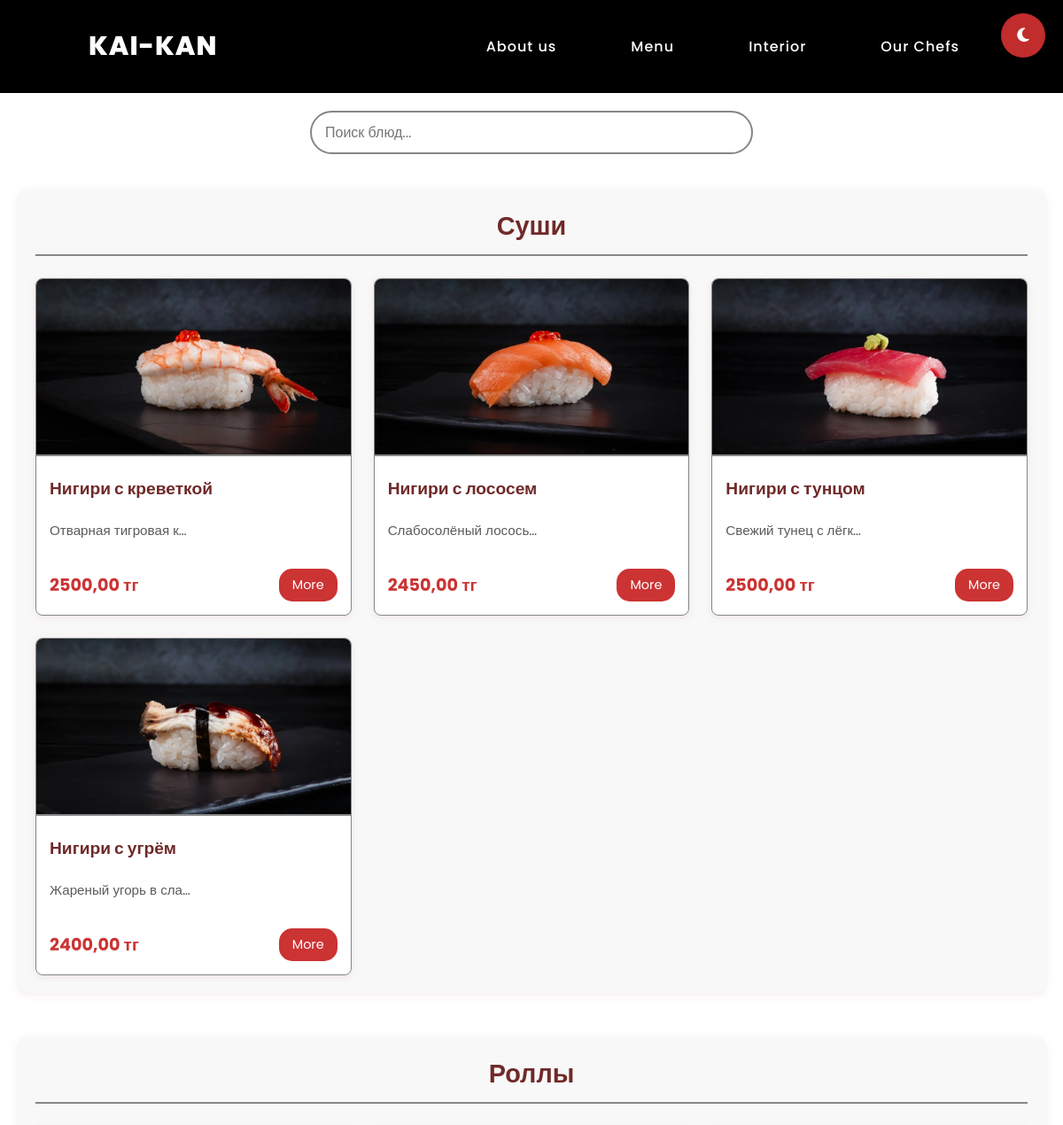
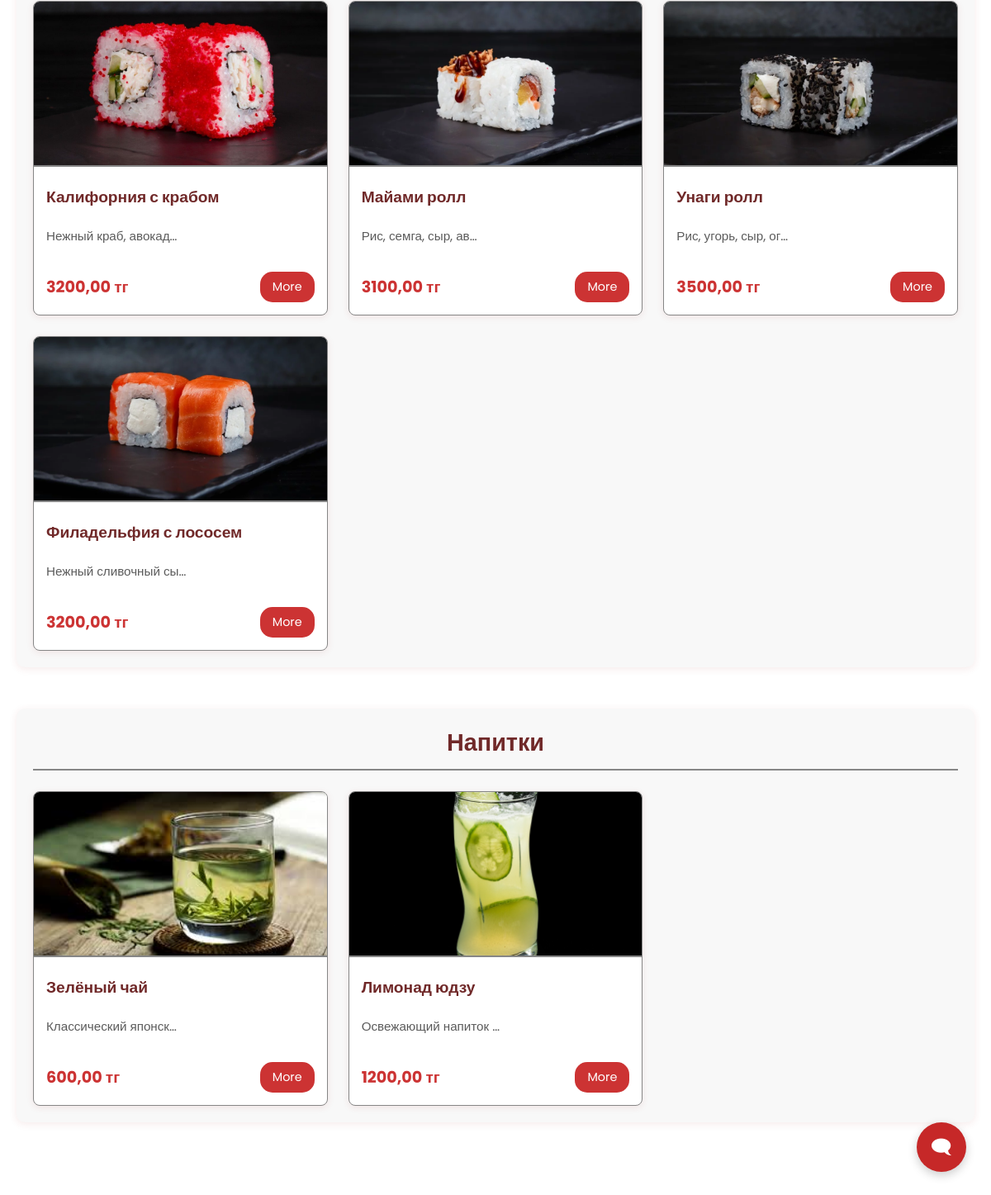
Page /news/ on the committed database (2 pictures, top to bottom).
### news/models.py (models this page shows, shortened)
class MenuItem(models.Model):
    name = models.CharField('Название блюда', max_length=100)
    description = models.TextField('Описание')
    price = models.DecimalField('Цена', max_digits=6, decimal_places=2)
    category = models.CharField('Категория', max_length=50)
    image = models.ImageField('Фото блюда', upload_to='menu_images/', blank=True, null=True)
    class Meta:
        verbose_name = 'Блюдо'
        verbose_name_plural = 'Меню'

### news/views.py (the view)
# urls.py: path('', views.news_home, name='news_home'),
def news_home(request):
    menu_items = MenuItem.objects.all().order_by('category', 'name')  # Правильный запрос
    return render(request, 'news/news.html', {'menu': menu_items})  # Передаем данные в шаблон

### myapp/templatetags/custom_filters.py (called while the page is built)
@register.filter
def filter_category(menu_items, category_name):
    return [item for item in menu_items if item.category == category_name]

@register.filter
def split(value, delimiter):
    return value.split(delimiter)

### news/templates/news/news.html (shortened to what this page needs)
{% extends 'myapp/layout.html' %}
{% load custom_filters %}
{% block content %}
<div class="search-container">
    <input type="text" id="searchInput" placeholder="Поиск блюд..." class="search-input">
</div>
<div class="menu-container">
    {% with categories="Суши,Роллы,Сашими,Супы,Гарниры,Напитки"|split:"," %}
        {% for category_name in categories %}
            {% with category_items=menu|filter_category:category_name %}
                {% if category_items %}
                    <div class="category-section">
                        <h2 class="category-title">{{ category_name }}</h2>
                        <div class="menu-grid">
                            {% for item in category_items %}
                                <div class="dish-card">
                                    {% if item.image %}
                                        <img src="{{ item.image.url }}" alt="{{ item.name }}" class="dish-thumbnail">
                                    {% endif %}
                                    <div class="dish-info">
                                        <h3 class="dish-title">{{ item.name }}</h3>
                                        <div class="ingredients">
                                            {{ item.description|truncatechars:20 }}
                                        </div>
                                        <div class="price-container">
                                            <span class="price">{{ item.price }} тг</span>
                                            <button class="detail-button"
                                                    data-description="{{ item.description }}"
                                                    data-image="{% if item.image %}{{ item.image.url }}{% else %}#{% endif %}">
                                                More
                                            </button>
                                        </div>
                                    </div>
                                </div>
                            {% endfor %}
                        </div>
                    </div>
                {% endif %}
            {% endwith %}
        {% endfor %}
    {% endwith %}
</div>
{% endblock %}

### myapp/templates/myapp/layout.html (shortened to what this page needs)
{% load static %}
<!DOCTYPE html>
<html lang="en">
<head>
    <link rel="stylesheet" href="{% static 'myapp/css/layout.css' %}">
    <link rel="stylesheet" href="{% static 'myapp/css/index.css' %}">
    <link rel="stylesheet" href="https://cdnjs.cloudflare.com/ajax/libs/font-awesome/6.7.2/css/all.min.css">
</head>
<body class="dark-mode-supported">
    <header>
        <h2><a href="{% url 'index' %}" class="logo">kai-kan</a></h2>
        <nav class="navigation">
            <a href="{% url 'about' %}">About us</a>
            <a href="{% url 'news_home' %}">Menu</a>
            <a href="{% url 'contact' %}">Interior</a>
            <a href="{% url 'menu' %}">Our Chefs</a>
        </nav>
    </header>
    {% block content %}{% endblock %}
    <button class="theme-switcher" id="themeToggle">
        <i class="fas fa-moon"></i>
    </button>
    <div class="chat-button" id="open-chat">🗨</div>
</body>
</html>

### myapp/static/myapp/css/layout.css (style rules this page uses)
:root { --primary-color: #c12c2c; --secondary-color: #000000; --accent-color: #f8d347; --text-light: #f5f5f5; --text-dark: #333333; --bg-light: #ffffff; --bg-dark: #121212; --header-light: #000000; --header-dark: #1a1a1a; --card-light: #f9f9f9; --card-dark: #1e1e1e; }
body { background-color: var(--bg-light); color: var(--text-dark); transition: background-color 0.3s, color 0.3s; font-family: Arial, sans-serif; margin: 0; padding: 0; }
header { background-color: var(--header-light); color: white; padding: 15px 20px; display: flex; justify-content: space-between; align-items: center; position: sticky; top: 0; z-index: 1000; }
header a { color: white; text-decoration: none; }
.logo { font-size: 1.5rem; font-weight: bold; }
.theme-switcher { position: fixed; top: 15px; right: 20px; z-index: 9999; background: var(--primary-color, #fff); color: white; border: none; width: 50px; height: 50px; border-radius: 50%; cursor: pointer; display: flex; align-items: center; justify-content: center; box-shadow: 0 4px 8px rgba(0, 0, 0, 0.2); transition: all 0.3s ease; padding: 10px; font-size: 18px; }
.navigation { display: flex; gap: 20px; }
.navigation a { color: white; text-decoration: none; transition: color 0.3s; }
.chat-button { position: fixed; bottom: 20px; right: 20px; background-color: #4CAF50; color: white; border-radius: 50%; width: 60px; height: 60px; font-size: 30px; text-align: center; line-height: 60px; cursor: pointer; box-shadow: 0 4px 8px rgba(0,0,0,0.2); }

### myapp/static/myapp/css/index.css (style rules this page uses)
* { margin: 0; padding: 0; box-sizing: border-box; font-family: "Poppins", sans-serif; }
header { position: relative; width: 100%; padding: 30px 100px; display: flex; justify-content: space-between; align-items: center; color: white; }
header .logo { color: white; font-size: 30px; text-decoration: none; text-transform: uppercase; font-weight: 800; letter-spacing: 1px; }
.navigation { display: flex; }
.navigation a { color: white; background: transparent; text-decoration: none; font-weight: 500; letter-spacing: 1px; padding: 8px 15px; border-radius: 20px; border: 2px solid transparent; transition: color 0.3s, transform 0.3s ease; }
.navigation a:not(:last-child) { margin-right: 30px; }

### myapp/templates/myapp/layout.html (style rules this page uses)
.chat-button { position: fixed; bottom: 30px; right: 30px; width: 60px; height: 60px; background: #c62828; color: white; border-radius: 50%; display: flex; justify-content: center; align-items: center; font-size: 24px; cursor: pointer; box-shadow: 0 4px 12px rgba(0, 0, 0, 0.2); z-index: 9998; transition: all 0.3s; }

### rows in the picture
MenuItem: image (picture), name "Нигири с креветкой", description "Отварная тигровая к…", price "2500,00"
MenuItem: image (picture), name "Нигири с лососем", description "Слабосолёный лосось…", price "2450,00"
MenuItem: image (picture), name "Нигири с тунцом", description "Свежий тунец с лёгк…", price "2500,00"
MenuItem: image (picture), name "Нигири с угрём", description "Жареный угорь в сла…", price "2400,00"
MenuItem: image (picture), name "Калифорния с крабом", description "Нежный краб, авокад…", price "3200,00"
MenuItem: image (picture), name "Майами ролл", description "Рис, семга, сыр, ав…", price "3100,00"
MenuItem: image (picture), name "Унаги ролл", description "Рис, угорь, сыр, ог…", price "3500,00"
MenuItem: image (picture), name "Филадельфия с лососем", description "Нежный сливочный сы…", price "3200,00"
MenuItem: image (picture), name "Зелёный чай", description "Классический японск…", price "600,00"
MenuItem: image (picture), name "Лимонад юдзу", description "Освежающий напиток …", price "1200,00"

### other values in the picture
{{ category_name }} "Суши" "Роллы" "Напитки"
